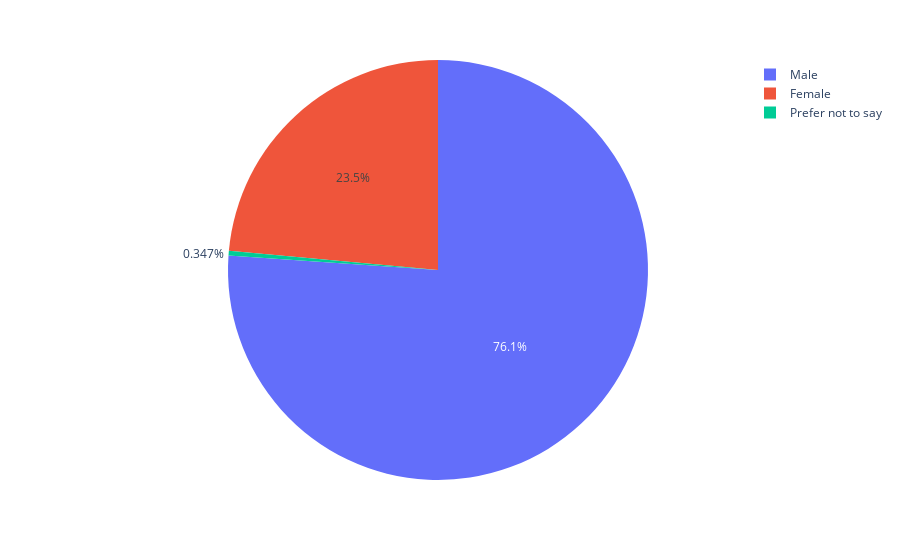

Notebook cell for this chart:
### Code cell
data = pd.read_csv("Data/Data - DS C1 Course.csv")

fig = px.bar(data, x="Age", y="Are you currently attending University / College?", color="Payment", barmode="group")
fig1 = px.bar(data, x='Payment', y='Age', color= "Which City are you currently residing in?")
fig2 = px.pie(data, values='Age', names='Gender')
fig3 = px.histogram(data, x='Age', y='Age',
             hover_data=['Timestamp'], color='Do you understand that this is a paid course ?',
             labels={}, height=400)

### Figure 1 — Plotly figure (JSON) as saved in the notebook; plotly's stock layout.template omitted (floating-point values rounded to 4 significant figures; data arrays with more than 128 entries replaced by an {"elided": "..."} marker saying what was removed)
{"data": [{"domain": {"x": [0, 1], "y": [0, 1]}, "hovertemplate": "Gender=%{label}<br>Age=%{value}<extra></extra>", "labels": {"elided": "247 str values"}, "legendgroup": "", "name": "", "showlegend": true, "type": "pie", "values": {"elided": "247 str values"}}], "layout": {"legend": {"tracegroupgap": 0}, "margin": {"t": 60}}}
